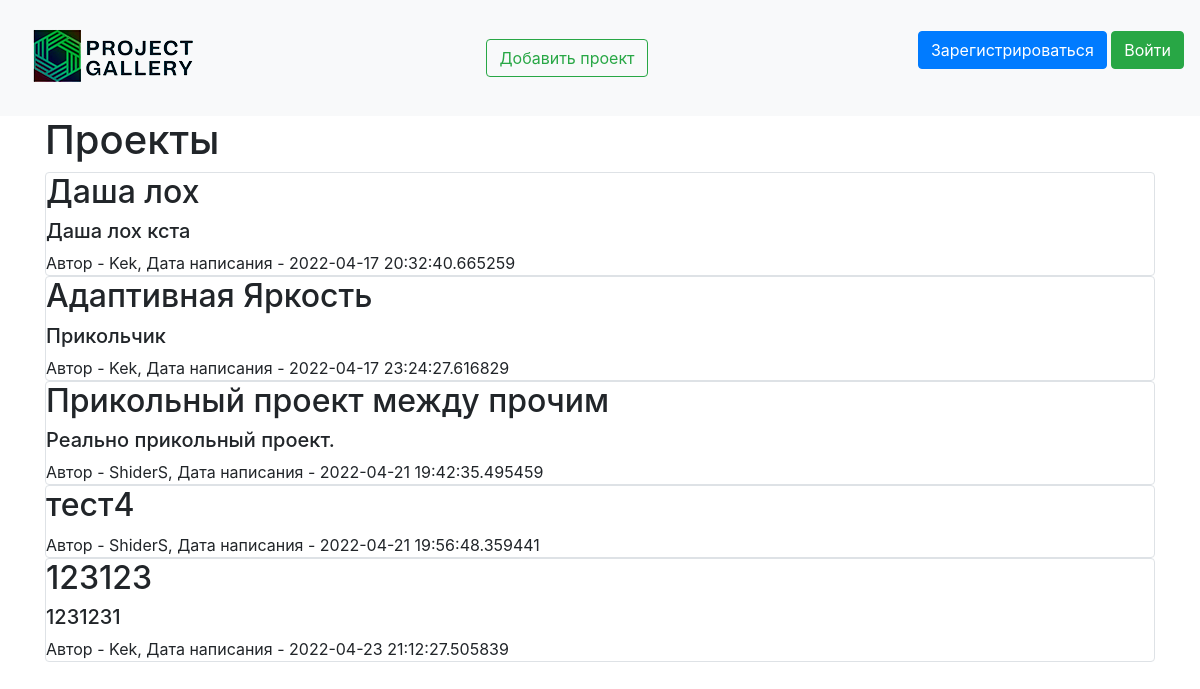
The page / on the database its author committed.
### data/projects.py (models this page shows)
class Projects(SqlAlchemyBase, SerializerMixin):
    __tablename__ = 'projects'
    id = sqlalchemy.Column(sqlalchemy.Integer,
                           primary_key=True, autoincrement=True)
    title = sqlalchemy.Column(sqlalchemy.String, nullable=True)
    content = sqlalchemy.Column(sqlalchemy.String, nullable=True)
    created_date = sqlalchemy.Column(sqlalchemy.DateTime,
                                     default=datetime.datetime.now)
    is_private = sqlalchemy.Column(sqlalchemy.Boolean, default=True)
    is_confirmed = sqlalchemy.Column(sqlalchemy.Boolean, nullable=True, default=False)
    is_deleted = sqlalchemy.Column(sqlalchemy.Boolean, nullable=True, default=False)
    image = sqlalchemy.Column(nullable=True)
    user_id = sqlalchemy.Column(sqlalchemy.Integer,
                                sqlalchemy.ForeignKey("users.id"))
    user = orm.relation('User')

### data/user.py (models this page shows, shortened)
class User(SqlAlchemyBase, UserMixin, SerializerMixin):
    __tablename__ = 'users'
    id = sqlalchemy.Column(sqlalchemy.Integer,
                           primary_key=True, autoincrement=True)
    name = sqlalchemy.Column(sqlalchemy.String, nullable=True)
    about = sqlalchemy.Column(sqlalchemy.String, nullable=True)
    email = sqlalchemy.Column(sqlalchemy.String,
                              index=True, unique=True, nullable=True)
    hashed_password = sqlalchemy.Column(sqlalchemy.String, nullable=True)
    created_date = sqlalchemy.Column(sqlalchemy.DateTime,
                                     default=datetime.datetime.now)
    is_developer = sqlalchemy.Column(sqlalchemy.Boolean, nullable=True, default=False)
    projects = orm.relation("Projects", back_populates='user')

### main.py (the view)
@app.route("/")
def index():
    db_sess = db_session.create_session()
    if current_user.is_authenticated:
        projects = db_sess.query(Projects).filter(
            (Projects.user == current_user) | (Projects.is_private != True))
    else:
        projects = db_sess.query(Projects).filter((Projects.is_private != True))
    return render_template("index.html", projects=projects)

### data/db_session.py (called while the page is built)
def create_session() -> Session:
    global __factory
    return __factory()

### templates/index.html (shortened to what this page needs)
{% extends "base.html" %}
{% block content %}
<h1>Проекты</h1>
{% for item in projects%}
{% if not item.is_deleted and item.is_confirmed or item.is_private%}
<div class="col-md6 border rounded">
    <a href="/viewing_project/{{ item.id }}" class="text-decoration-none text-reset"><h2>{{item.title}}</h2></a>
    <div>
        <h5>{{item.content}}</h5>
    </div>
    <div>
        Автор - {{item.user.name}}, Дата написания - {{item.created_date}}
    </div>
    {% endif %}
</div>
{% endfor %}
{% endblock %}

### rows shown on the page
Projects: title "Даша лох", content "Даша лох кста", user.name "Kek", created_date "2022-04-17 20:32:40.665259"
Projects: title "Адаптивная Яркость", content "Прикольчик", user.name "Kek", created_date "2022-04-17 23:24:27.616829"
Projects: title "Прикольный проект между прочим", content "Реально прикольный проект.", user.name "ShiderS", created_date "2022-04-21 19:42:35.495459"
Projects: title "тест4", user.name "ShiderS", created_date "2022-04-21 19:56:48.359441"
Projects: title "123123", content "1231231", user.name "Kek", created_date "2022-04-23 21:12:27.505839"
